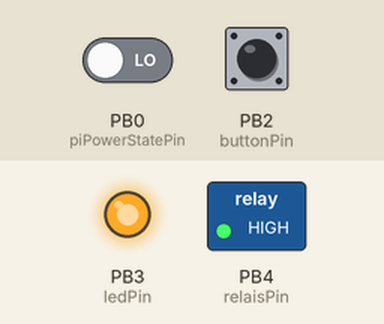
A sketch run on a simulated ATtiny85, built with avr-gcc and run on an emulated ATtiny85. On the bench: switched loads named in the sketch (green lamp = pin HIGH), output pins drawn as LEDs (lit = HIGH). Dashed ring = blinking. Inputs (shaded band) come from the test bench; at power-on: PB0 (piPowerStatePin) LOW, PB2 (buttonPin) HIGH. Pins used as bus, display or sensor lines are not drawn.

Above: at 1.2 s.
1.3 s: PB0 (piPowerStatePin) driven HIGH
At 2.0 s:
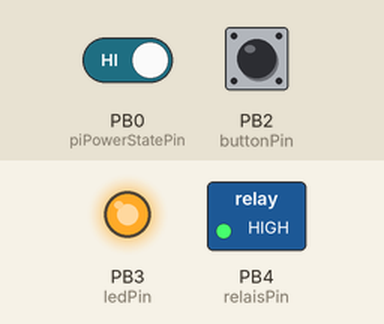
2.8 s: PB2 (buttonPin) pulled LOW for 0.15 s
At 3.2 s:
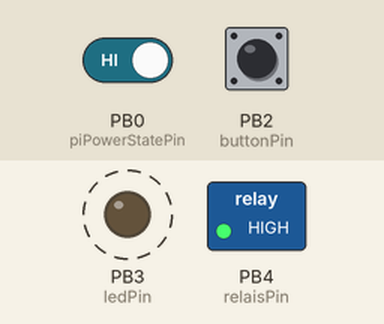
Timing chart, 0 to 11.9 s (numbered marks = the images above; inputs shaded):
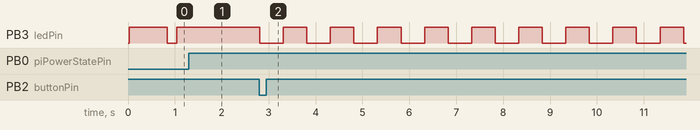

The sketch:

pi_kill_switch.ino
```cpp
/*
 * M. van de Weert
 * mvdweert@bitlab.nl
 * 26-11-2017
 *
 * Pi Power Switch
 *
   Soft power off controller for the Raspberry PI.
   board package: https://raw.githubusercontent.com/damellis/attiny/ide-1.6.x-boards-manager/package_damellis_attiny_index.json

  Summary:
  Goal is turn on and off a Raspberry Pi with momentary switch, while using no power when it is off.

  Used setup:
  - tiny85 or tinker85 board (without bootloader, else it takes to long to activate relais on press button)
  - momentary DPTD switch 2xno
  - Power led (integrated in to the switch)
  - Relais board
  - 5 Volt power supply

  For interface with the PI
  - Skotty Diode + 1k resistor (3.3V input protection)

  The relais is used to swith the 230/115V for the power supply.
  One side momentary

    Use a moment
  Use a momentary DPTD switch to switch on
*/

/* ----------------------------------------------------------
 * Hardware mapping tinker85 / tiny85
 * ----------------------------------------------------------
 */
const int relaisPin          = 4; //OUT
const int buttonPin          = 2; //IN
const int ledPin             = 3; //OUT
const int piPowerStatePin    = 0; //IN
const int piPowerDownRequest = 1; //OUT

// depending on your relais electronics; active high or low
// active LOW:
/*
const static int POWERON = LOW;
const static int POWEROFF = HIGH;
*/
// active HIGH:
const static int POWERON = HIGH;
const static int POWEROFF = LOW;

/* ----------------------------------------------------------
 * States of application
 * ----------------------------------------------------------
 */
const static int WAITPIPOWER      = 1;
const static int IDLE             = 2;
const static int POWERDOWNTIMEOUT = 4;
const static int POWERDOWN        = 5;
const static int WAITPOWERDOWNACK = 6;


//const static int POWERDOWNACKTIMEOUT = 2000;
const static int POWERDOWNDELAY = 8000;

/* ----------------------------------------------------------
 * TIMER Ids
 * ----------------------------------------------------------
 */
const static int TM_LEDBLINK  = 0;
const static int TM_PWDNDELAY = 1;

/*
 * Application variables
 */
// Application State
int state = WAITPIPOWER;

int buttonState = 0;
int lastButtonState = 1;

bool ledPinState = true;

/*----------------------------------------------------------
 * TIMER API
 *----------------------------------------------------------
 */
//vars for timer api
const static int MAX_TIMERS         = 3;
int timerTicks[MAX_TIMERS]          = {0, 0, 0}; // setting per timer
unsigned long prev_time[MAX_TIMERS] = {0, 0, 0}; // last time for each timer

// set the configuration for each timer.
// for reuse; also required after the timer is fired.
void setTimer(unsigned int number, int time) {
  timerTicks[number] = time;
  prev_time[number] = millis();
}

// update timer and returns if it has fired (=reached time)
bool timerUpdate(unsigned int number) {
  timerTicks[number] -= millis() - prev_time[number];
  prev_time[number] = millis();
  return timerTicks[number] <= 0;
}

//----------------------------------------------------------
void blink_led(int pulse_on, int pulse_off) {
  if ( ledPinState ) {
    digitalWrite(ledPin, HIGH);
    setTimer(TM_LEDBLINK, pulse_on);
  } else {
    digitalWrite(ledPin, LOW);
    setTimer(TM_LEDBLINK, pulse_off);
  }
  ledPinState = !ledPinState;
}

//----------------------------------------------------------
void setup() {
  pinMode(relaisPin, OUTPUT);
  pinMode(ledPin, OUTPUT);
  pinMode(buttonPin, INPUT_PULLUP);

  pinMode(piPowerDownRequest, OUTPUT);
  pinMode(piPowerStatePin, INPUT);

  digitalWrite(relaisPin, POWERON);
  digitalWrite(ledPin, LOW);
  digitalWrite(piPowerDownRequest, LOW);

  delay(30);
  lastButtonState = digitalRead(buttonPin);
}

void loop() {
  if (state == WAITPIPOWER) {
    // Ok pi is awake goto IDLE
    if (digitalRead(piPowerStatePin) == HIGH )
    {
      state = IDLE;
      digitalWrite(ledPin, HIGH);
    }
    else {
      if (timerUpdate(TM_LEDBLINK) ) {
        blink_led(800,200);
      }
    }
  }
  else if (state == IDLE) {
    buttonState = digitalRead(buttonPin);
    // Power button is pressed to request a power down
    if (buttonState != lastButtonState) {
      if (buttonState == LOW) {
        state = WAITPOWERDOWNACK;
        // Make powerdown request to Pi
        digitalWrite(piPowerDownRequest, HIGH);
      };
    }
    // Pi indicates it is going down by itself
    else if (digitalRead(piPowerStatePin) == LOW ){
      state = POWERDOWNTIMEOUT;
      digitalWrite(piPowerDownRequest, LOW);
      setTimer(TM_PWDNDELAY, POWERDOWNDELAY);
    }
    lastButtonState = buttonState;
  }
  else if (state == WAITPOWERDOWNACK) {
    // Pi acknowledge PowerDown request completed by lowering the powerstatepin
    if (digitalRead(piPowerStatePin) == LOW )
    {
      state = POWERDOWNTIMEOUT;
      digitalWrite(piPowerDownRequest, LOW);
      setTimer(TM_PWDNDELAY, POWERDOWNDELAY);
    }
    else {
      if (timerUpdate(TM_LEDBLINK) ) {
         blink_led(500,500);
      }
    }
  }
  else if (state == POWERDOWNTIMEOUT) {
    if (timerUpdate(TM_PWDNDELAY)) {
      state = POWERDOWN;
    } else {
      if (timerUpdate(TM_LEDBLINK) ) {
        blink_led(200,800);
      }
    }
  }
  else if (state == POWERDOWN) {
    digitalWrite(relaisPin, POWEROFF);

    // makes it easier to see when the C's of the PS are empty
    if (timerUpdate(TM_LEDBLINK) ) {
        blink_led(50,950);
    }

    // not needed, but helps with simulation
    state = POWERDOWN;
    buttonState = 0;
    lastButtonState = 1;
  }
  delay(10);
}
```

Measured:
- after the input at 1.3 s, PB3 (ledPin): stays HIGH (without the input it goes to LOW after 0.54 s)
- after the input at 2.8 s, PB3 (ledPin): alternates HIGH for 0.50 s and LOW for 0.50 s, starting at once
